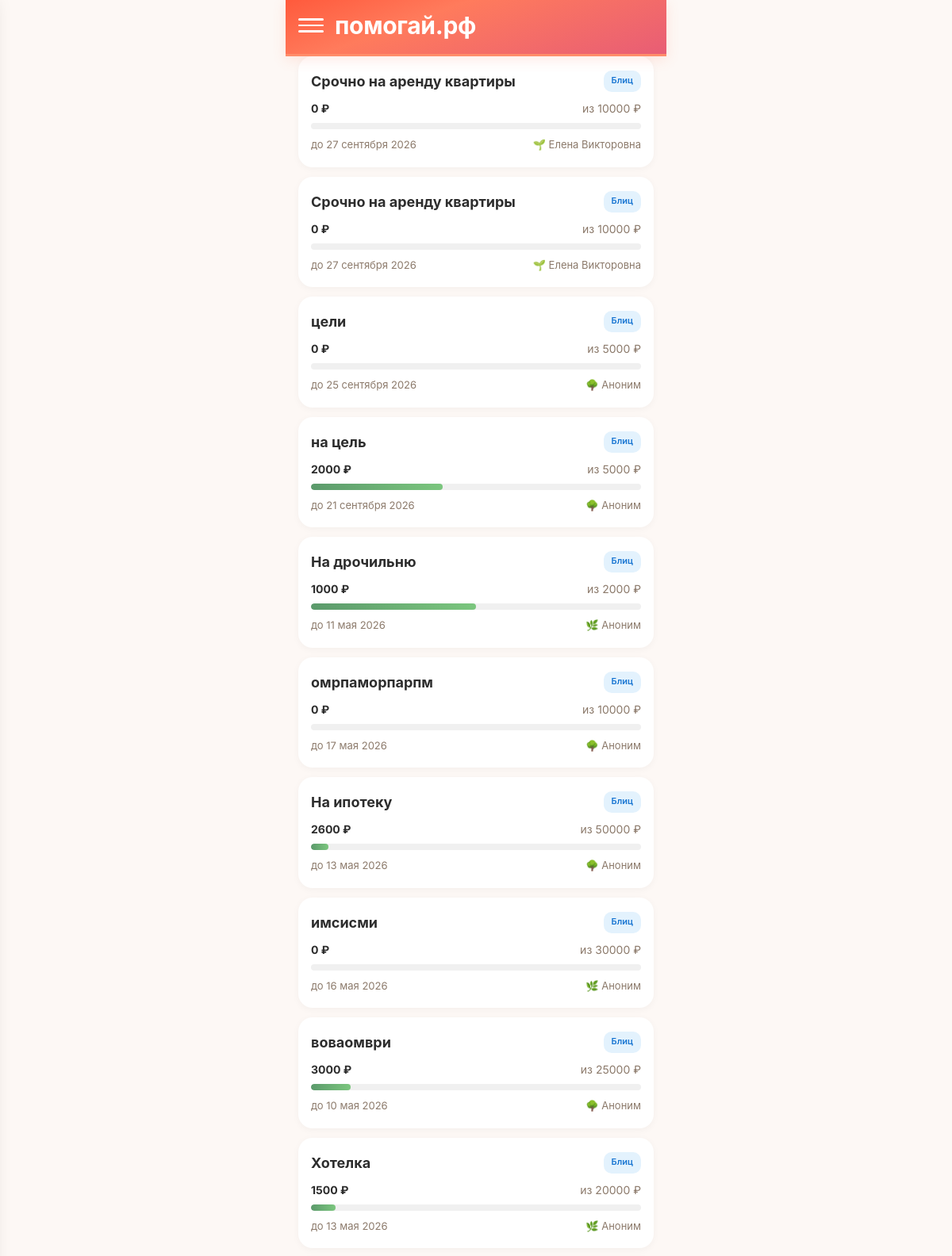
The app's page /goals (upper part), older data.
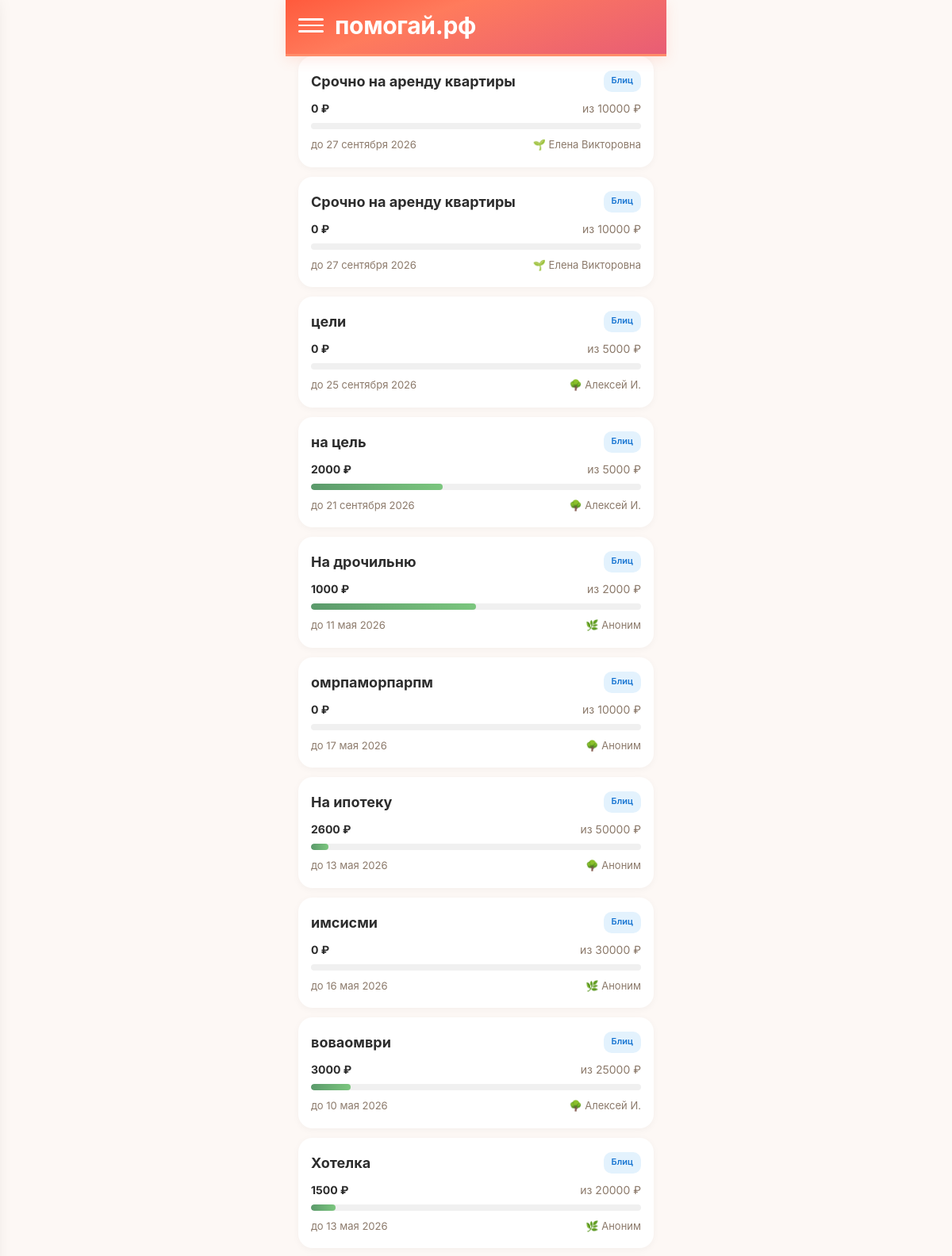
The same page, newer data.
### tables this page shows
CREATE TABLE "goals" (
        id INTEGER PRIMARY KEY AUTOINCREMENT,
        user_id INTEGER NOT NULL,
        type TEXT NOT NULL CHECK(type IN ('super_blitz','blitz','serious','urgent','group')),
        title TEXT NOT NULL,
        description TEXT NULL,
        photo_url TEXT NULL,
        amount_goal REAL NOT NULL,
        amount_collected REAL DEFAULT 0.00,
        ends_at TEXT NULL,
        status TEXT DEFAULT 'draft' CHECK(status IN ('draft','active','frozen','completed','failed','lightning_failed','hidden')),
        trial_ends_at TEXT NULL,
        subscription_active_until TEXT NULL,
        last_boosted_at TEXT NULL,
        is_lightning INTEGER DEFAULT 0,
        lightning_started_at TEXT NULL,
        moderation_status TEXT DEFAULT 'pending',
        completion_type TEXT DEFAULT 'organic',
        is_seed INTEGER DEFAULT 0,
        views_count INTEGER DEFAULT 0,
        views_24h INTEGER DEFAULT 0,
        donations_count INTEGER DEFAULT 0,
        donations_24h INTEGER DEFAULT 0,
        created_at TEXT DEFAULT (datetime('now')), photos TEXT,
        FOREIGN KEY (user_id) REFERENCES users(id)
    );

CREATE TABLE users (
            id INTEGER PRIMARY KEY AUTOINCREMENT,
            phone TEXT UNIQUE NOT NULL,
            password_hash TEXT NOT NULL,
            email TEXT NULL,
            name TEXT NULL,
            avatar_url TEXT NULL,
            max_id TEXT NULL,
            vk_id TEXT NULL,
            fcm_token TEXT NULL,
            onboarding_passed INTEGER DEFAULT 0,
            rating REAL DEFAULT 0.0,
            rating_level TEXT DEFAULT 'novice',
            confirmations_total INTEGER DEFAULT 0,
            confirmations_approved INTEGER DEFAULT 0,
            confirmations_ignored INTEGER DEFAULT 0,
            donation_streak INTEGER DEFAULT 0,
            goals_helped_close INTEGER DEFAULT 0,
            total_helped_amount REAL DEFAULT 0.00,
            priority_days INTEGER DEFAULT 0,
            circles_of_care INTEGER DEFAULT 0,
            interest_weights TEXT DEFAULT NULL,
            eternal_donation_config TEXT DEFAULT NULL,
            yellow_card_until TEXT NULL,
            is_banned INTEGER DEFAULT 0,
            created_at TEXT DEFAULT (datetime('now'))
        , xp INTEGER DEFAULT 0, xp_level TEXT DEFAULT 'novice', streak_days INTEGER DEFAULT 0, last_action_date TEXT, ip_registered TEXT, author_badge TEXT, trust_score INTEGER DEFAULT 50, trust_level TEXT DEFAULT 'guest', is_admin INTEGER DEFAULT 0, profile_completed INTEGER DEFAULT 0, identity_verified INTEGER DEFAULT 0, city TEXT, region_code TEXT, region_name TEXT, birth_date TEXT, onboarding_step INTEGER DEFAULT 0, identity_verified_at TEXT, identity_doc_path TEXT, identity_selfie_path TEXT);

### main.py (the view)
@app.route('/goals')
def goals_list():
    db = get_db()
    months = ['января','февраля','марта','апреля','мая','июня','июля','августа','сентября','октября','ноября','декабря']
    goals = []
    for g in db.execute(
        "SELECT g.*, u.name as author_name, u.xp_level as author_level FROM goals g JOIN users u ON g.user_id = u.id WHERE g.status = 'active' ORDER BY g.created_at DESC LIMIT 50"
    ).fetchall():
        g = dict(g)
        try:
            parts = g['ends_at'][:10].split('-')
            d = int(parts[2])
            m = months[int(parts[1])-1]
            y = parts[0]
            g['ends_at_formatted'] = f'{d} {m} {y}'
        except:
            g['ends_at_formatted'] = g['ends_at'][:10]
        goals.append(g)
    db.close()
    user = get_current_user()
    return render_template('goals.html', goals=goals, user=user)

### main.py (called while the page is built, shortened)
def get_current_user():
    return None

### models.py (called while the page is built)
def get_db():
    conn = sqlite3.connect(DATABASE, timeout=10)
    conn.row_factory = sqlite3.Row
    conn.execute("PRAGMA journal_mode=WAL")
    conn.execute("PRAGMA synchronous=NORMAL")
    conn.execute("PRAGMA busy_timeout=5000")
    conn.execute("PRAGMA foreign_keys = ON")
    return conn

### templates/goals.html (shortened to what this page needs)
<!DOCTYPE html>
<html lang="ru">
<head>
    <link rel="stylesheet" href="/static/style.css?v=6">
</head>
<body>
    <div class="container">
        <div class="header">
            <div class="hamburger" onclick="toggleMenu()">
                <span></span><span></span><span></span>
            </div>
            <div class="header-title">помогай.рф</div>
        </div>
        <div class="goals-list">
            {% if goals %}
                {% for goal in goals %}
                <a class="goal-card" href="/goal/{{ goal.id }}">
                    <div class="top">
                        <div class="title">{{ goal.title }}</div>
                        <span class="type-badge badge-{{ 'green' if goal.type == 'super_blitz' else 'blue' if goal.type == 'blitz' else 'purple' if goal.type == 'serious' else 'orange' if goal.type == 'urgent' else 'teal' }}">
                            {{ 'Супер-блиц' if goal.type == 'super_blitz' else 'Блиц' if goal.type == 'blitz' else 'Жизненный' if goal.type == 'serious' else 'Срочный' if goal.type == 'urgent' else 'Общий' if goal.type == 'group' else goal.type }}
                        </span>
                    </div>
                    <div class="amount-row">
                        <span class="collected">{{ "%.0f"|format(goal.amount_collected) }} ₽</span>
                        <span>из {{ "%.0f"|format(goal.amount_goal) }} ₽</span>
                    </div>
                    <div class="progress-bar">
                        <div class="progress-fill" style="width: {{ (goal.amount_collected / goal.amount_goal * 100) if goal.amount_goal > 0 else 0 }}%"></div>
                    </div>
                    <div class="meta">
                        <span>до {{ goal.ends_at_formatted or goal.ends_at[:10] }}</span>
                        <span>
                {% if goal.author_level == 'novice' %}🌱
                {% elif goal.author_level == 'member' %}🌿
                {% elif goal.author_level == 'reliable' %}🌳
                {% elif goal.author_level == 'pillar' %}💎
                {% elif goal.author_level == 'hero' %}⭐
                {% elif goal.author_level == 'legend' %}👑
                {% endif %}
                {{ goal.author_name or 'Аноним' }}
            </span>
                    </div>
                </a>
                {% endfor %}
            {% else %}
                <div class="empty-state"><h2>Пока нет целей</h2><p>Станьте первым — создайте сбор</p></div>
            {% endif %}
        </div>
    </div>
</body>
</html>

### static/style.css (style rules this page uses)
:root { --cta: #FF6B4A; --cta-hover: #E85D3A; --bg: #FDF8F5; --card: #FFFFFF; --card-shadow: 0 2px 12px rgba(0,0,0,0.04); --text: #2D2D2D; --text-soft: #8C7A6B; --success: #5B9A6B; --error: #E57373; --gold: #D4A853; --gradient-cta: linear-gradient(160deg, #FF5A3C 0%, #FF7B5C 35%, #E85D75 100%); --radius: 12px; --radius-lg: 16px; --font: 'Inter', -apple-system, BlinkMacSystemFont, sans-serif; --transition: 0.2s ease; }
*, *::before, *::after { box-sizing: border-box; margin: 0; padding: 0; }
body { font-family: var(--font); font-size: 16px; line-height: 1.5; background: var(--bg); color: var(--text); -webkit-tap-highlight-color: transparent; -webkit-font-smoothing: antialiased; animation: pageIn 0.3s ease; }
a { color: var(--cta); text-decoration: none; }
.progress-fill { background: var(--success); height: 100%; border-radius: 8px; transition: width 0.4s ease; }
html { overscroll-behavior-y: auto; }
* { scrollbar-width: thin; scrollbar-color: #FF5A3C transparent; }

### templates/goals.html (style rules this page uses)
* { box-sizing: border-box; margin: 0; padding: 0; }
body { font-family: 'Inter', -apple-system, sans-serif; background: #FDF8F5; padding-bottom: 100px; }
.container { max-width: 480px; margin: 0 auto; padding: 0; }
.header { background: linear-gradient(160deg, #FF5A3C 0%, #FF7B5C 35%, #E85D75 100%); padding: 16px 16px 20px; color: white; border-radius: 0; border-bottom: 3px solid #FF8C69; display: flex; align-items: center; gap: 14px; box-shadow: 0 4px 16px rgba(255,107,74,0.15); position: relative; z-index: 10; }
.hamburger { width: 32px; height: 32px; display: flex; flex-direction: column; justify-content: center; gap: 5px; cursor: pointer; flex-shrink: 0; transition: transform 0.1s; }
.hamburger span { display: block; height: 2.5px; background: white; border-radius: 2px; transition: all 0.2s; }
.header-title { font-size: 30px; font-weight: 700; letter-spacing: -0.3px; line-height: 32px; vertical-align: bottom; }
.goals-list { display: flex; flex-direction: column; gap: 12px; padding: 0 16px 16px; }
.goal-card { display: block; background: white; border-radius: 18px; padding: 18px 16px; text-decoration: none; color: #2D2D2D; box-shadow: 0 2px 10px rgba(0,0,0,0.04); transition: transform 0.1s, box-shadow 0.2s; }
.goal-card .top { display: flex; justify-content: space-between; margin-bottom: 10px; }
.goal-card .title { font-size: 18px; font-weight: 700; }
.type-badge { font-size: 11px; font-weight: 600; padding: 4px 10px; border-radius: 10px; }
.badge-blue { background: #E3F2FD; color: #1976D2; }
.amount-row { display: flex; justify-content: space-between; font-size: 14px; color: #8C7A6B; margin-bottom: 8px; }
.amount-row .collected { font-weight: 700; color: #2D2D2D; }
.progress-bar { background: #F0F0F0; border-radius: 6px; height: 8px; overflow: hidden; margin-bottom: 10px; }
.progress-fill { background: linear-gradient(90deg, #5B9A6B, #7BC67E); height: 100%; border-radius: 6px; }
.meta { display: flex; justify-content: space-between; font-size: 13px; color: #8C7A6B; }

Row changes from the older to the newer data that the page shows:
changed through a linked row, goals "цели": name "Аноним" → "Алексей И."
changed through a linked row, goals "на цель": name "Аноним" → "Алексей И."
changed through a linked row, goals "воваомври": name "Аноним" → "Алексей И."
